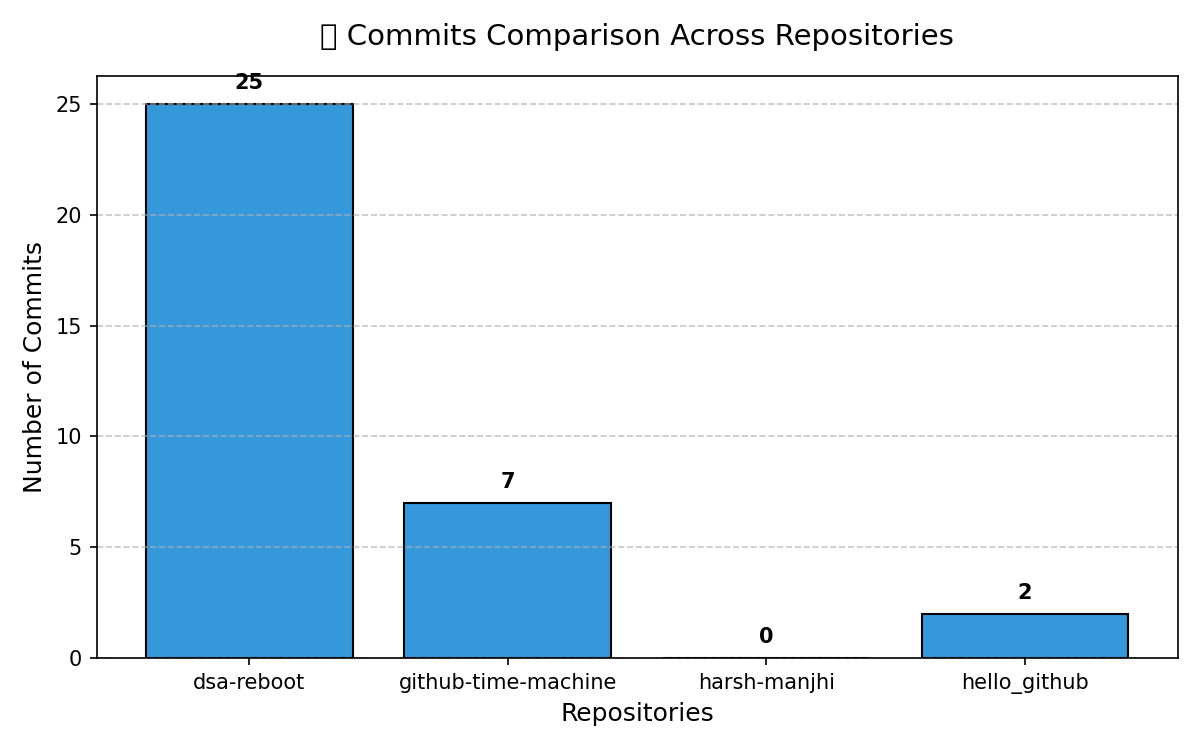

Recreate this plot in Python.

import os
import requests
import matplotlib.pyplot as plt

GITHUB_TOKEN = os.getenv("GITHUB_TOKEN")
if not GITHUB_TOKEN:
    raise Exception("⚠️ No GitHub token found. Run: export GITHUB_TOKEN='your_token_here'")

USERNAME = "harsh-manjhi"
BASE_URL = "https://api.github.com"

headers = {
    "Authorization": f"token {GITHUB_TOKEN}",
    "Accept": "application/vnd.github.v3+json"
}

def get_repos(username):
    """Fetch all repos of the user"""
    url = f"{BASE_URL}/users/{username}/repos"
    response = requests.get(url, headers=headers)
    if response.status_code != 200:
        print(f"Error fetching repos: {response.status_code}")
        return []
    return [repo["name"] for repo in response.json()]

def get_commits(username, repo):
    """Fetch commits for a given repo"""
    url = f"{BASE_URL}/repos/{username}/{repo}/commits"
    response = requests.get(url, headers=headers)
    if response.status_code != 200:
        print(f"Error fetching {repo}: {response.status_code}")
        return []
    return response.json()

if __name__ == "__main__":
    repos = get_repos(USERNAME)
    print(f"Your repositories: {repos}\n")

    commits_counts = {}
    for repo in repos:
        commits = get_commits(USERNAME, repo)
        commits_counts[repo] = len(commits)
        print(f"Repo: {repo}, Commits: {len(commits)}")

    print("\n✅ Final Commits Count Dict:", commits_counts)

    # 📊 Visualization — Bar Chart for Comparison
    repos = list(commits_counts.keys())
    counts = list(commits_counts.values())

    plt.figure(figsize=(8, 5))
    bars = plt.bar(repos, counts, color="#3498db", edgecolor="black")

    # 🎨 Visual polish
    plt.title("📊 Commits Comparison Across Repositories", fontsize=14, pad=15)
    plt.xlabel("Repositories", fontsize=12)
    plt.ylabel("Number of Commits", fontsize=12)
    plt.grid(axis="y", linestyle="--", alpha=0.7)

    # 🧠 Add commit count labels above bars
    for bar in bars:
        yval = bar.get_height()
        plt.text(bar.get_x() + bar.get_width()/2, yval + 0.5, str(yval),
                 ha='center', va='bottom', fontsize=10, fontweight='bold')

    # 💾 Save chart instead of just showing it
    plt.tight_layout()
    plt.savefig("commits_comparison.png", dpi=150)
    plt.show()

    plt.figure(figsize=(6,6))
    plt.pie(counts, labels=repos, autopct="%1.1f%%", startangle=140,
        colors=plt.cm.Blues([c/max(counts) for c in counts]))
    plt.title("Commit Distribution Across Repos", fontsize=14, pad=15)
    plt.tight_layout()
    plt.show()

    # -----------------------------
    # Quick Insights
    # -----------------------------
    total_commits = sum(counts)
    avg_commits = round(total_commits / len(counts), 2)
    top_repo = repos[counts.index(max(counts))]
    top_commits = max(counts)

    print("\n📊 Repo Insights:")
    print(f"Total commits: {total_commits}")
    print(f"Average commits per repo: {avg_commits}")
    print(f"Top repo: {top_repo} with {top_commits} commits")